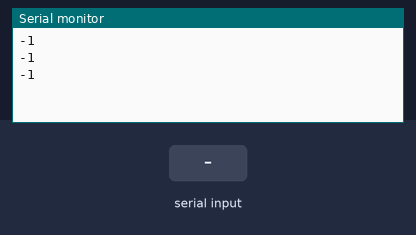
Bench run of a sketch on a simulated Arduino Uno, built with avr-gcc and run on an emulated ATmega328P. On the bench: the last lines printed to the serial monitor. Inputs (shaded band) come from the test bench.

Above: at 2.8 s.
2.9 s: "1" received over the second serial link
At 3.8 s:
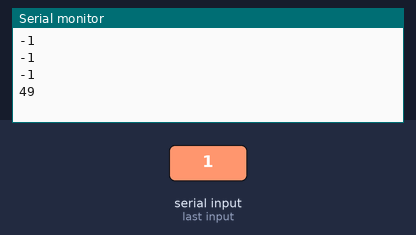
4.4 s: "0" received over the second serial link
At 5.7 s:
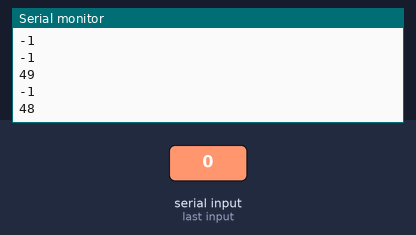
5.9 s: "2" received over the second serial link
At 6.6 s:
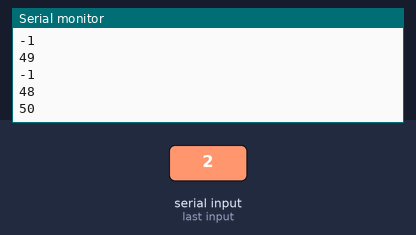
Timing chart, 0 to 8.9 s (numbered marks = the images above; inputs shaded):
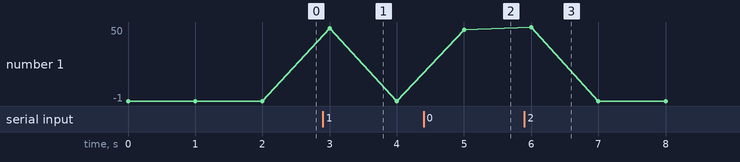

Measured:
- after the input at 2.9 s, the serial monitor: prints a new line after 0.10 s (image 1)
- after the input at 4.4 s, the serial monitor: prints a new line after 0.60 s (image 2)
- after the input at 5.9 s, the serial monitor: prints a new line after 0.10 s (image 3)
- plotted number 1: -1 → 48 after the input at 4.4 s

The sketch:

GPS_test.ino
```cpp
#include <SoftwareSerial.h>
SoftwareSerial GPS = SoftwareSerial(10,2);

void setup(){
  GPS.begin(4800);
  Serial.begin(9600);
}

void loop(){
  Serial.println(GPS.read());
  delay(1000);
}
```
